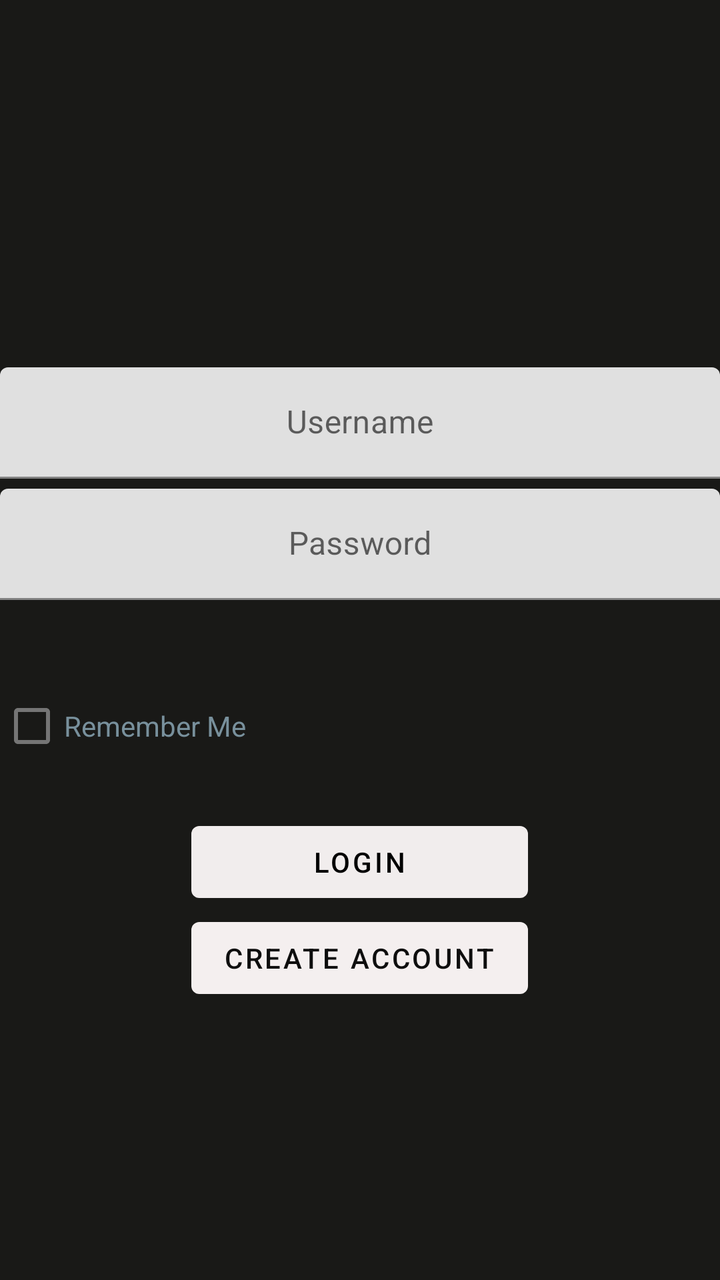
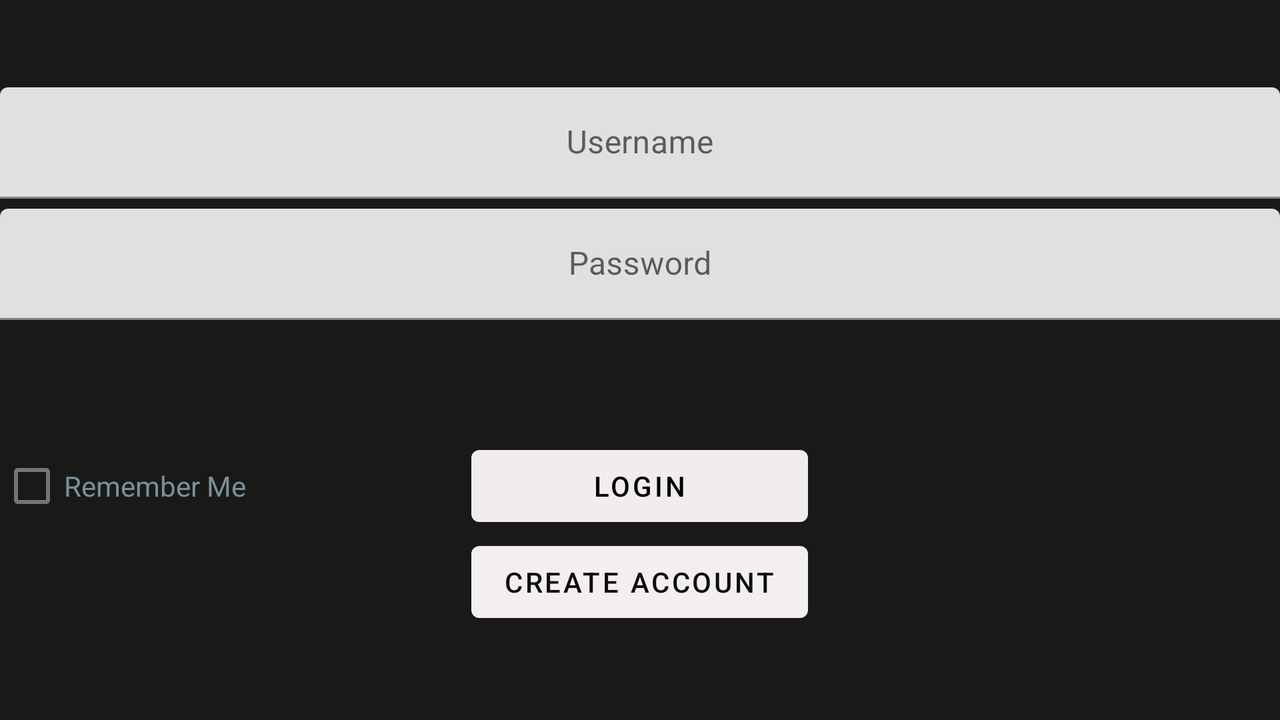

The same Android screen from two of the app's own layout files: first res/layout/ as a phone draws it, then the repository's variant for another configuration, drawn on a device whose configuration selects that folder. Both files follow.
<!-- AndroidManifest.xml: application theme Theme.Proj1 -->
<!-- res/layout/login.xml -->
<?xml version="1.0" encoding="utf-8"?>

<RelativeLayout xmlns:android="http://schemas.android.com/apk/res/android"
    xmlns:app="http://schemas.android.com/apk/res-auto"
    android:layout_width="match_parent"
    android:layout_height="match_parent"
    android:background="#191917">

    <Button
        android:id="@+id/create_account"
        android:layout_width="wrap_content"
        android:layout_height="wrap_content"
        android:layout_below="@id/Login"
        android:layout_centerHorizontal="true"
        android:onClick="onCreateAccountButton"
        android:text="@string/create_account"
        android:textColor="#0E0E0E"
        app:backgroundTint="#F4EFEF" />

    <Button
        android:id="@+id/Login"
        android:layout_width="wrap_content"
        android:layout_height="wrap_content"
        android:layout_below="@id/rememberCheckBox"
        android:layout_alignStart="@id/create_account"
        android:layout_alignEnd="@id/create_account"
        android:layout_alignParentEnd="false"
        android:layout_centerHorizontal="true"
        android:layout_marginTop="20dp"
        android:onClick="onLoginButton"
        android:text="@string/Login"
        android:textColor="#000000"
        app:backgroundTint="#F1EDED" />

    <com.google.android.material.textfield.TextInputLayout
        android:id="@+id/username"
        android:layout_width="match_parent"
        android:layout_height="wrap_content"
        android:layout_above="@id/password"
        android:textAlignment="center">

        <com.google.android.material.textfield.TextInputEditText
            android:id="@+id/userLogin"
            android:layout_width="match_parent"
            android:layout_height="wrap_content"
            android:gravity="center"
            android:hint="@string/enter_username"
            android:password="false"
            android:textAlignment="center" />
    </com.google.android.material.textfield.TextInputLayout>

    <com.google.android.material.textfield.TextInputLayout
        android:id="@+id/password"
        android:layout_width="match_parent"
        android:layout_height="wrap_content"
        android:layout_above="@id/center_frame"
        android:gravity="center">

        <com.google.android.material.textfield.TextInputEditText
            android:id="@+id/passLogin"
            android:layout_width="match_parent"
            android:layout_height="wrap_content"
            android:layout_marginTop="5dp"
            android:layout_marginBottom="20dp"
            android:gravity="center"
            android:hint="@string/enter_password"
            android:password="true" />
    </com.google.android.material.textfield.TextInputLayout>

    <TextView
        android:id="@+id/clientResponse"
        android:layout_width="match_parent"
        android:layout_height="wrap_content"
        android:layout_below="@id/password"
        android:gravity="center"
        android:paddingStart="5dp"
        android:paddingEnd="5dp"
        android:textColor="#F44336" />

    <FrameLayout
        android:id="@+id/center_frame"
        android:layout_width="match_parent"
        android:layout_height="wrap_content"
        android:layout_centerInParent="true">

    </FrameLayout>

    <CheckBox
        android:id="@+id/rememberCheckBox"
        android:layout_width="wrap_content"
        android:layout_height="wrap_content"
        android:layout_below="@id/clientResponse"
        android:text="@string/remember_me"
        android:textColor="#78909C" />
</RelativeLayout>
<!-- resources referenced by this layout -->
<resources>
  <string name="Login">Login</string>
  <string name="create_account">Create Account</string>
  <string name="enter_password">Password</string>
  <string name="enter_username">Username</string>
  <string name="remember_me">Remember Me</string>
  <style name="Theme.Proj1" parent="Theme.MaterialComponents.DayNight.DarkActionBar">
          
          <item name="colorPrimary">@color/purple_500</item>
          <item name="colorPrimaryVariant">@color/purple_700</item>
          <item name="colorOnPrimary">@color/white</item>
          
          <item name="colorSecondary">@color/teal_200</item>
          <item name="colorSecondaryVariant">@color/teal_700</item>
          <item name="colorOnSecondary">@color/black</item>
          
          <item name="android:statusBarColor" tools:targetApi="l">?attr/colorPrimaryVariant</item>
          
      </style>
</resources>
<!-- res/layout-land/login.xml (the repository's variant of the layout above) -->
<!-- drawn on the phone turned sideways -->
<?xml version="1.0" encoding="utf-8"?>

<RelativeLayout xmlns:android="http://schemas.android.com/apk/res/android"
    xmlns:app="http://schemas.android.com/apk/res-auto"
    android:layout_width="match_parent"
    android:layout_height="match_parent"
    android:background="#191917">

    <Button
        android:id="@+id/create_account"
        android:layout_width="wrap_content"
        android:layout_height="wrap_content"
        android:layout_below="@id/Login"
        android:layout_centerHorizontal="true"
        android:onClick="onCreateAccountButton"
        android:text="@string/create_account"
        android:textColor="#0E0E0E"
        app:backgroundTint="#F4EFEF" />

    <Button
        android:id="@+id/Login"
        android:layout_width="wrap_content"
        android:layout_height="wrap_content"
        android:layout_below="@id/clientResponse"
        android:layout_alignStart="@id/create_account"
        android:layout_alignEnd="@id/create_account"
        android:layout_alignParentEnd="false"
        android:layout_centerHorizontal="true"
        android:layout_marginTop="20dp"
        android:onClick="onLoginButton"
        android:text="@string/Login"
        android:textColor="#000000"
        app:backgroundTint="#F1EDED" />

    <com.google.android.material.textfield.TextInputLayout
        android:id="@+id/username"
        android:layout_width="match_parent"
        android:layout_height="wrap_content"
        android:layout_above="@id/password"
        android:textAlignment="center">

        <com.google.android.material.textfield.TextInputEditText
            android:id="@+id/userLogin"
            android:layout_width="match_parent"
            android:layout_height="wrap_content"
            android:gravity="center"
            android:hint="@string/enter_username"
            android:password="false"
            android:textAlignment="center" />
    </com.google.android.material.textfield.TextInputLayout>

    <com.google.android.material.textfield.TextInputLayout
        android:id="@+id/password"
        android:layout_width="match_parent"
        android:layout_height="wrap_content"
        android:layout_above="@id/center_frame"
        android:gravity="center">

        <com.google.android.material.textfield.TextInputEditText
            android:id="@+id/passLogin"
            android:layout_width="match_parent"
            android:layout_height="wrap_content"
            android:layout_marginTop="5dp"
            android:layout_marginBottom="20dp"
            android:gravity="center"
            android:hint="@string/enter_password"
            android:password="true" />
    </com.google.android.material.textfield.TextInputLayout>

    <TextView
        android:id="@+id/clientResponse"
        android:layout_width="match_parent"
        android:layout_height="wrap_content"
        android:layout_below="@id/password"
        android:gravity="center"
        android:paddingStart="5dp"
        android:paddingEnd="5dp"
        android:textColor="#F44336" />

    <FrameLayout
        android:id="@+id/center_frame"
        android:layout_width="match_parent"
        android:layout_height="wrap_content"
        android:layout_centerInParent="true">

    </FrameLayout>
    <CheckBox
        android:id="@+id/rememberCheckBox"
        android:layout_width="wrap_content"
        android:layout_height="wrap_content"
        android:layout_alignTop="@id/Login"
        android:text="@string/remember_me"
        android:textColor="#78909C" />
</RelativeLayout>
